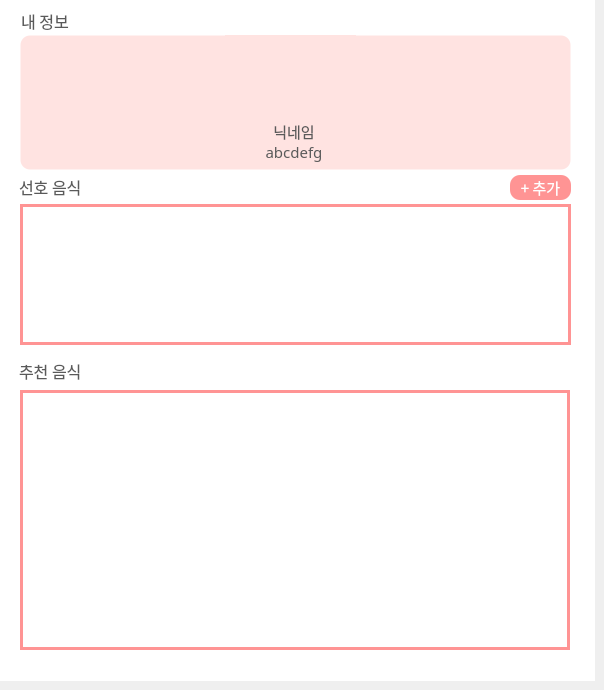
     <widget class="QWidget" name="page_4">
      <widget class="QWidget" name="widget_7" native="true">
       <property name="geometry">
        <rect>
         <x>0</x>
         <y>0</y>
         <width>595</width>
         <height>681</height>
        </rect>
       </property>
       <property name="styleSheet">
        <string notr="true">background-color: rgb(255, 255, 255);</string>
       </property>
       <widget class="QWidget" name="widget_8" native="true">
        <property name="geometry">
         <rect>
          <x>20</x>
          <y>35</y>
          <width>551</width>
          <height>135</height>
         </rect>
        </property>
        <property name="styleSheet">
         <string notr="true">background-color: rgb(255, 227, 225);
border-radius: 10px;
border-style: solid;
border-width:1px;</string>
        </property>
        <widget class="QLabel" name="label_18">
         <property name="geometry">
          <rect>
           <x>205</x>
           <y>-13</y>
           <width>131</width>
           <height>111</height>
          </rect>
         </property>
         <property name="styleSheet">
          <string notr="true">border-style:solid;
border-width:0px;
</string>
         </property>
         <property name="text">
          <string/>
         </property>
         <property name="pixmap">
          <pixmap>../Images/profil.png</pixmap>
         </property>
         <property name="scaledContents">
          <bool>true</bool>
         </property>
        </widget>
        <widget class="QLabel" name="lbl_user_name">
         <property name="geometry">
          <rect>
           <x>149</x>
           <y>86</y>
           <width>250</width>
           <height>20</height>
          </rect>
         </property>
         <property name="font">
          <font>
           <family>티머니 둥근바람 ExtraBold</family>
           <pointsize>11</pointsize>
          </font>
         </property>
         <property name="styleSheet">
          <string notr="true">border-style:solid;
color: rgb(90, 90, 90);
border-width:0px;</string>
         </property>
         <property name="text">
          <string>닉네임</string>
         </property>
         <property name="alignment">
          <set>Qt::AlignCenter</set>
         </property>
        </widget>
        <widget class="QLabel" name="lbl_user_id">
         <property name="geometry">
          <rect>
           <x>149</x>
           <y>107</y>
           <width>250</width>
           <height>20</height>
          </rect>
         </property>
         <property name="font">
          <font>
           <family>티머니 둥근바람 ExtraBold</family>
           <pointsize>11</pointsize>
          </font>
         </property>
         <property name="styleSheet">
          <string notr="true">border-style:solid;
color: rgb(90, 90, 90);
border-width:0px;</string>
         </property>
         <property name="text">
          <string>abcdefg</string>
         </property>
         <property name="alignment">
          <set>Qt::AlignCenter</set>
         </property>
        </widget>
       </widget>
       <widget class="QScrollArea" name="scrollArea_2">
        <property name="geometry">
         <rect>
          <x>20</x>
          <y>204</y>
          <width>551</width>
          <height>141</height>
         </rect>
        </property>
        <property name="styleSheet">
         <string notr="true">border-color: rgb(255, 148, 148);
border-style:solid;
border-width:3px;
</string>
        </property>
        <property name="widgetResizable">
         <bool>true</bool>
        </property>
        <widget class="QWidget" name="scrollAreaWidgetContents_2">
         <property name="geometry">
          <rect>
           <x>0</x>
           <y>0</y>
           <width>545</width>
           <height>135</height>
          </rect>
         </property>
         <property name="styleSheet">
          <string notr="true">border-width:0px;
border-style:solid;
</string>
         </property>
        </widget>
       </widget>
       <widget class="QLabel" name="label_17">
        <property name="geometry">
         <rect>
          <x>21</x>
          <y>10</y>
          <width>121</width>
          <height>21</height>
         </rect>
        </property>
        <property name="font">
         <font>
          <family>티머니 둥근바람 ExtraBold</family>
          <pointsize>12</pointsize>
         </font>
        </property>
        <property name="styleSheet">
         <string notr="true">color: rgb(90, 90, 90);</string>
        </property>
        <property name="text">
         <string>내 정보</string>
        </property>
       </widget>
       <widget class="QLabel" name="label_21">
        <property name="geometry">
         <rect>
          <x>19</x>
          <y>176</y>
          <width>71</width>
          <height>21</height>
         </rect>
        </property>
        <property name="font">
         <font>
          <family>티머니 둥근바람 ExtraBold</family>
          <pointsize>12</pointsize>
         </font>
        </property>
        <property name="styleSheet">
         <string notr="true">color: rgb(90, 90, 90);</string>
        </property>
        <property name="text">
         <string>선호 음식</string>
        </property>
       </widget>
       <widget class="QLabel" name="label_22">
        <property name="geometry">
         <rect>
          <x>19</x>
          <y>360</y>
          <width>121</width>
          <height>21</height>
         </rect>
        </property>
        <property name="font">
         <font>
          <family>티머니 둥근바람 ExtraBold</family>
          <pointsize>12</pointsize>
         </font>
        </property>
        <property name="styleSheet">
         <string notr="true">color: rgb(90, 90, 90);</string>
        </property>
        <property name="text">
         <string>추천 음식</string>
        </property>
       </widget>
       <widget class="QPushButton" name="add_btn">
        <property name="geometry">
         <rect>
          <x>510</x>
          <y>175</y>
          <width>61</width>
          <height>25</height>
         </rect>
        </property>
        <property name="font">
         <font>
          <family>티머니 둥근바람 ExtraBold</family>
          <pointsize>11</pointsize>
         </font>
        </property>
        <property name="styleSheet">
         <string notr="true">border-width:0px;
color: rgb(255, 255, 255);
background-color: rgb(255, 148, 148);
border-style:solid;
border-radius: 10px;
</string>
        </property>
        <property name="text">
         <string>+ 추가</string>
        </property>
       </widget>
       <widget class="QWidget" name="widget_19" native="true">
        <property name="geometry">
         <rect>
          <x>20</x>
          <y>390</y>
          <width>550</width>
          <height>260</height>
         </rect>
        </property>
        <property name="minimumSize">
         <size>
          <width>550</width>
          <height>260</height>
         </size>
        </property>
        <property name="maximumSize">
         <size>
          <width>550</width>
          <height>260</height>
         </size>
        </property>
        <property name="styleSheet">
         <string notr="true">border-color: rgb(255, 148, 148);
border-width:3px;
border-style:solid;
</string>
        </property>
        <layout class="QGridLayout" name="gridLayout">
         <property name="leftMargin">
          <number>0</number>
         </property>
         <property name="topMargin">
          <number>0</number>
         </property>
         <property name="rightMargin">
          <number>0</number>
         </property>
         <property name="bottomMargin">
          <number>7</number>
         </property>
         <property name="spacing">
          <number>0</number>
         </property>
        </layout>
       </widget>
      </widget>
     </widget>
